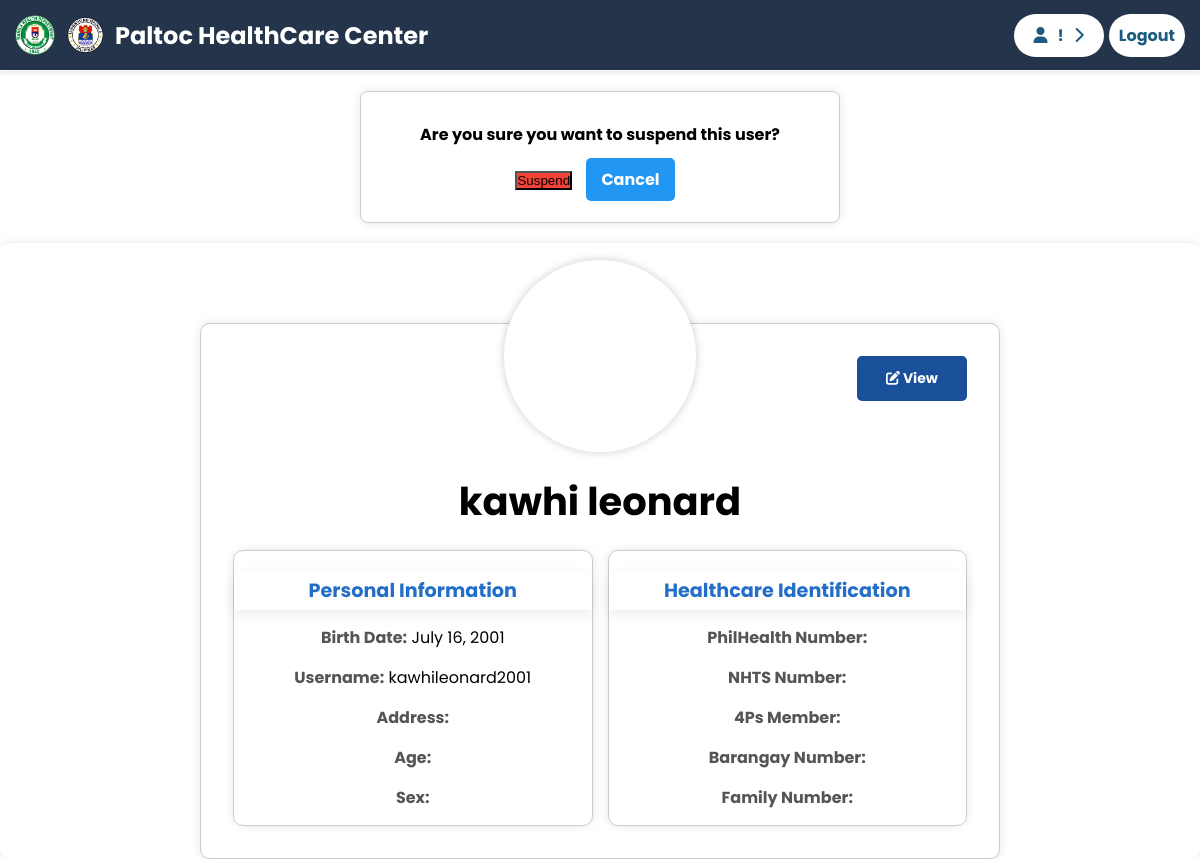
The page /staffsuspendprofile/2/ (signed in) on the database as committed earlier.
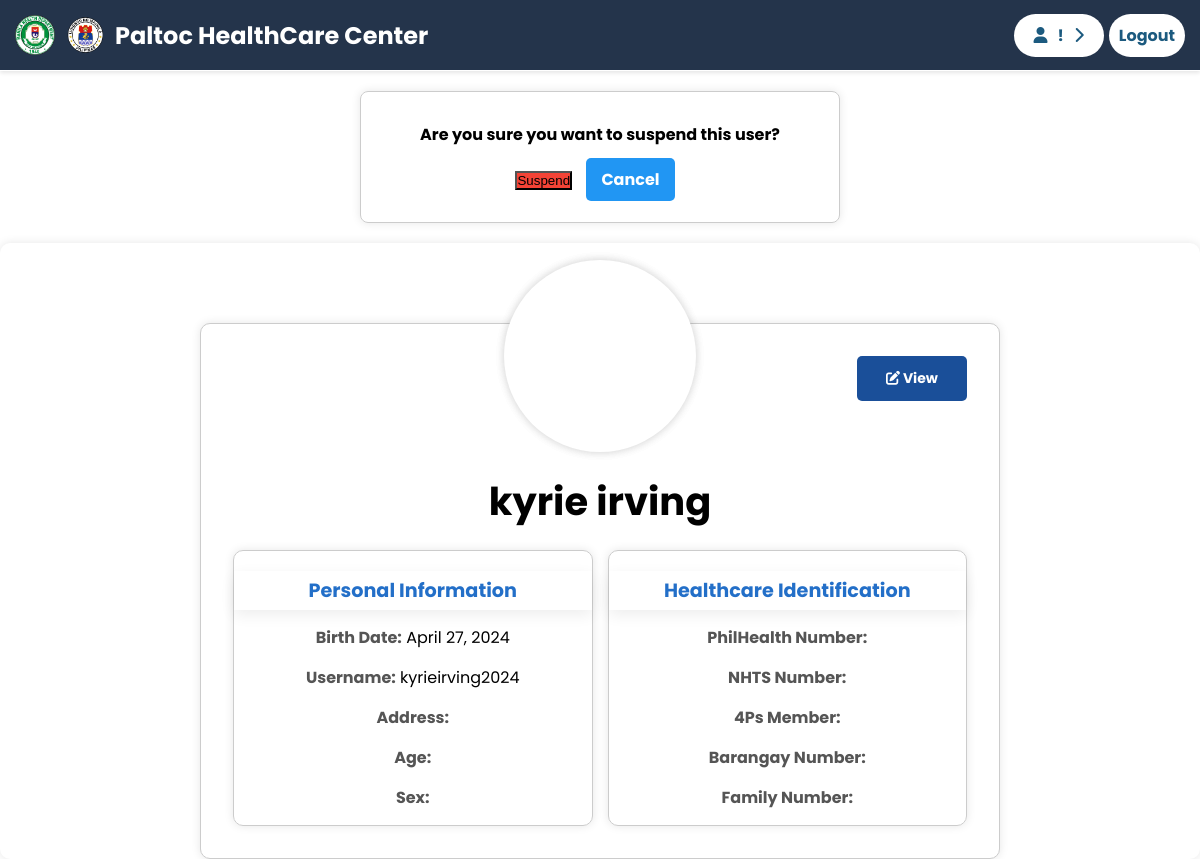
The same page on the database as committed later.
### base/models.py (models this page shows)
class User(AbstractUser):
    username = models.CharField(unique=True, max_length=200)
    first_name = models.CharField(max_length=255)
    middle_name = models.CharField(max_length=255, blank=True, default='')
    last_name = models.CharField(max_length=255, default='')
    birth_date = models.DateField()
    REQUIRED_FIELDS = []

### base/views.py (the view)
# urls.py: path('staffsuspendprofile/<int:user_id>/', views.staff_suspend_user, name='staff_suspend_user'),
@staff_login_required
def staff_suspend_user(request, user_id):
    user = User.objects.get(pk=user_id)
    if request.method == 'POST':
        user.is_active = False
        user.save()
        return HttpResponse("The user is suspended successfully.")
    else:
        context = {'user': user}
        return render(request, 'base/staff-section/suspend_user.html', context)

### base/views.py (called while the page is built)
def staff_login_required(view_func):
    @wraps(view_func)
    def wrapper(request, *args, **kwargs):
        if not request.user.is_authenticated:
            return redirect('home')
        elif not request.user.is_staff:
            return redirect('home')
        else:
            return view_func(request, *args, **kwargs)
    return wrapper

### base/templates/base/staff-section/suspend_user.html (shortened to what this page needs)
{% include 'main.html' %}
{% load static %}
<link rel="stylesheet" href="{% static 'styles/staff/suspend_user.css' %}">
<body>
    <div class="confirmation-container">
        <h2>Are you sure you want to suspend this user?</h2>
        <form method="POST" action="{% url 'staff_suspend_user' user_id=user.id %}">
            <button type="submit" class="btn btn-suspend" >Suspend</button>
            <a href="#" class="btn btn-cancel" onclick="cancelSuspension()">Cancel</a>
        </form>
    </div>
</body>
{% include 'base/patient-section/patient_profile.html' %}

### base/templates/base/patient-section/patient_profile.html (shortened to what this page needs)
{% include 'sections.html' %}
{% block content %}
{% load static %}
<link rel="stylesheet"  href="{% static 'styles/patient/patient_profile_.css' %}">
<body>
    <div class="profile-page">
        <div class="content">
            <div class="content__cover">
                <div class="content__avatar"></div>
            </div>
            <a href="{% url 'patient_record' %}" class="edit-profile" target="_blank">
                <i class="fa-solid fa-pen-to-square"></i>
                <span>View</span>
            </a>
        <div class="content__title">
            <h1>{{ user.first_name }} {{ user.last_name }}</h1>
        </div>
        <div class="profile-info">
            <div class="personal-info">
                <h2>Personal Information</h2>
                <div class="info-item">
                    <label>Birth Date:</label>
                    <span id="birth-date">{{ user.birth_date }}</span>
                </div>
                <div class="info-item">
                    <label>Username:</label>
                    <span id="username">{{ user.username }}</span>
                </div>
                    <div class="info-item">
                        <label>Address:</label>
                    </div>
                    <div class="info-item">
                        <label>Age:</label>
                    </div>
                    <div class="info-item">
                        <label>Sex:</label>
                    </div>
            </div>
            <div class="medical-info">
                <h2>Healthcare Identification</h2>
                    <div class="info-item">
                        <label>PhilHealth Number:</label>
                    </div>
                    <div class="info-item">
                        <label>NHTS Number:</label>
                    </div>
                    <div class="info-item">
                        <label>4Ps Member:</label>
                    </div>
                    <div class="info-item">
                        <label>Barangay Number:</label>
                    </div>
                    <div class="info-item">
                        <label>Family Number:</label>
                    </div>
            </div>
        </div>
    </div>
</body>
{% endblock %}

Rows that differ between the two databases and show on the page:
changed User: first_name "kawhi" → "kyrie"; last_name "leonard" → "irving"; birth_date "July 16, 2001" → "April 27, 2024"; username "kawhileonard2001" → "kyrieirving2024"
